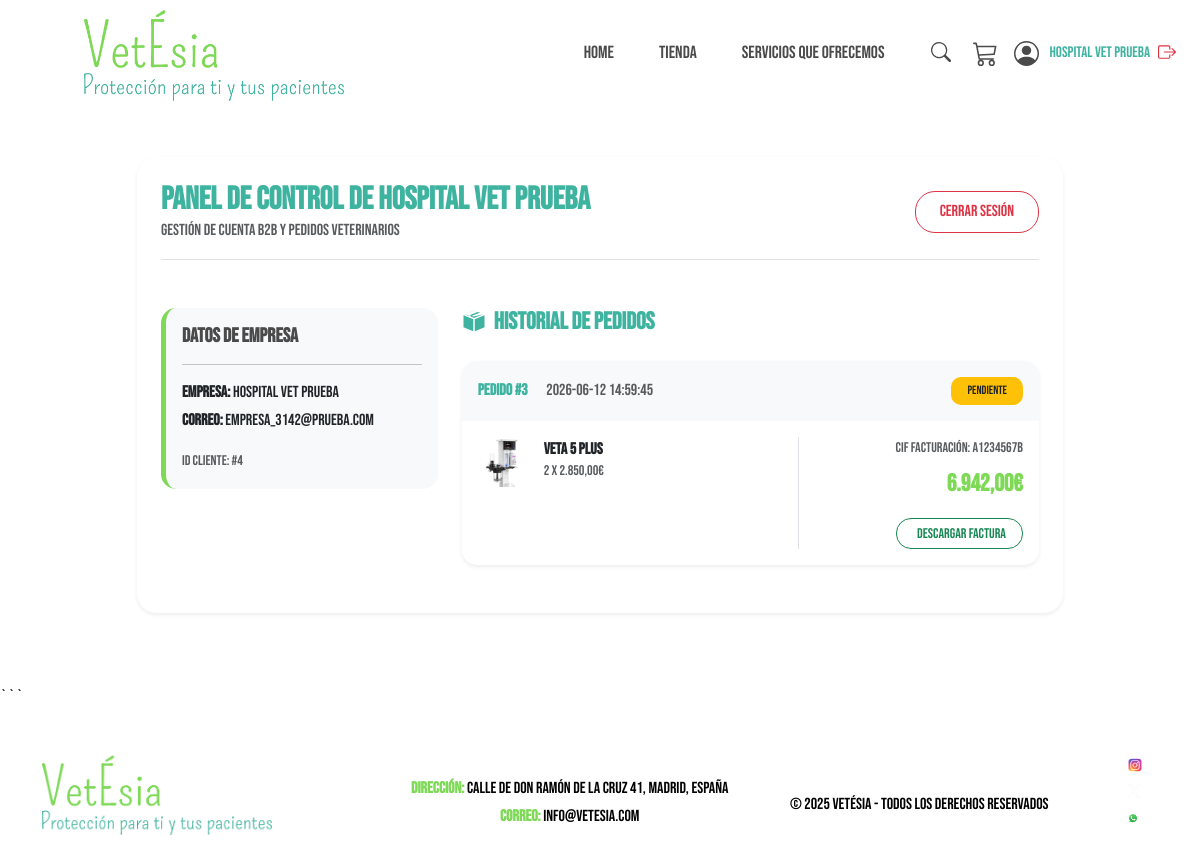
/cuenta.html (signed in), run on the app's committed database.
### tables this page shows
CREATE TABLE pedidos (
            id INTEGER PRIMARY KEY AUTOINCREMENT,
            usuario_id INTEGER,
            empresa TEXT NOT NULL,
            email TEXT NOT NULL,
            cif TEXT NOT NULL,
            contacto TEXT NOT NULL,
            telefono TEXT NOT NULL,
            zona TEXT NOT NULL,
            municipio TEXT NOT NULL,
            direccion TEXT NOT NULL,
            codigo_postal TEXT NOT NULL,
            titular_cuenta TEXT NOT NULL,
            iban TEXT NOT NULL,
            banco TEXT NOT NULL,
            subtotal REAL NOT NULL,
            iva REAL NOT NULL,
            total REAL NOT NULL,
            estado TEXT DEFAULT 'pendiente',
            fecha TIMESTAMP DEFAULT CURRENT_TIMESTAMP,
            FOREIGN KEY (usuario_id) REFERENCES usuarios (id)
        );

CREATE TABLE detalles_pedido (
            id INTEGER PRIMARY KEY AUTOINCREMENT,
            pedido_id INTEGER NOT NULL,
            producto_id INTEGER NOT NULL,
            cantidad INTEGER NOT NULL,
            precio_unitario REAL NOT NULL,
            FOREIGN KEY (pedido_id) REFERENCES pedidos (id) ON DELETE CASCADE,
            FOREIGN KEY (producto_id) REFERENCES productos (id)
        );

CREATE TABLE productos (
            id INTEGER PRIMARY KEY AUTOINCREMENT,
            slug TEXT NOT NULL UNIQUE,
            nombre TEXT NOT NULL,
            categoria TEXT NOT NULL,
            precio REAL NOT NULL,
            descripcion TEXT NOT NULL,
            especificaciones_json TEXT,
            imagen_url TEXT NOT NULL,
            stock INTEGER DEFAULT 20,
            stock_minimo INTEGER DEFAULT 5,
            activo INTEGER DEFAULT 1
        );

### app.py (the view, shortened to what this page needs)
@app.route('/cuenta.html', methods=['GET', 'POST'])
def cuenta():
    if 'user_id' in session:
        conn = get_db_connection()
        pedidos_db = conn.execute(
            'SELECT * FROM pedidos WHERE usuario_id = ? ORDER BY fecha DESC',
            (session['user_id'],)
        ).fetchall()
        pedidos = []
        for p in pedidos_db:
            items = conn.execute('''
                SELECT dp.*, prod.nombre, prod.imagen_url
                FROM detalles_pedido dp
                JOIN productos prod ON dp.producto_id = prod.id
                WHERE dp.pedido_id = ?
            ''', (p['id'],)).fetchall()
            pedidos.append({
                'id': p['id'],
                'cif': p['cif'],
                'fecha': p['fecha'],
                'total': p['total'],
                'estado': p['estado'],
                'articulos': items
            })
        conn.close()
        return render_template('cuenta.html', pedidos=pedidos)
    return render_template('cuenta.html')

### app.py (called while the page is built)
def get_db_connection():
    db_path = os.path.join(os.path.dirname(__file__), 'database.db')
    conn = sqlite3.connect(db_path)
    conn.row_factory = sqlite3.Row
    return conn

@app.context_processor
def inject_global_data():
    cart = session.get('cart', {})
    cart_count = sum(cart.values())
    logged_in = 'user_id' in session
    user_name = session.get('user_name', '')
    def get_image_url(url):
        if not url:
            return '/static/fotos/logo.webp'
        if '://' in url or url.startswith('/') or url.startswith('data:'):
            return url
        return f'/static/fotos/{url}'
    return dict(cart_count=cart_count, logged_in=logged_in, user_name=user_name, get_image_url=get_image_url)

### templates/cuenta.html (shortened to what this page needs)
<!DOCTYPE html>
<html lang="es">
<head>
    <link href="https://cdn.jsdelivr.net/npm/bootstrap@5.3.3/dist/css/bootstrap.min.css" rel="stylesheet">
    <link rel="stylesheet" href="/static/css/vetesia.css">
</head>
<body>
    <div class="container-1 d-flex justify-content-between align-items-center px-4">
        <a href="/"><img src="/static/fotos/logo.webp" alt="Logo Editor de Ropa" class="logo-1"></a>
        <div class="d-flex align-items-center">
            <ul class="nav mb-0 me-4">
                <li class="nav-item">
                    <a href="/" class="nav-link">Home</a>
                </li>
                <li class="nav-item">
                    <a href="/tienda.html" class="nav-link">Tienda</a>
                </li>
                <li class="nav-item">
                    <a href="/servicios.html" class="nav-link">Servicios que ofrecemos</a>
                </li>
            </ul>
            <div class="header-icons d-flex align-items-center">
                <div class="search-box">
                    <button class="search-btn" onclick="event.preventDefault(); this.previousElementSibling.focus();">
                    </button>
                </div>
                <a href="/carrito.html" class="icon-link ms-3 position-relative" title="Carrito de Compras">
                </a>
                <a href="/cuenta.html" class="icon-link ms-3 d-flex align-items-center text-decoration-none" title="{% if logged_in %}Sesión iniciada como {{ user_name }}{% else %}Mi Cuenta{% endif %}" style="color: inherit;">
                    {% if logged_in %}
                    <span class="ms-1 d-none d-lg-inline" style="font-size: 0.95rem; color: #3eb3a0; font-weight: 500; max-width: 120px; overflow: hidden; text-overflow: ellipsis; white-space: nowrap;">
                        {{ user_name }}
                    </span>
                    <a href="/logout" class="ms-2 text-danger" title="Cerrar Sesión">
                    </a>
                    {% endif %}
                </a>
            </div>
        </div>
    </div>
    <div class="container" style="min-height: 60vh; margin-top: 50px; margin-bottom: 50px;">
        {% if logged_in %}
        <div class="row justify-content-center">
            <div class="col-md-10">
                <div class="card shadow-sm border-0 p-4" style="border-radius: 20px;">
                    <div class="d-flex justify-content-between align-items-center border-bottom pb-3 mb-4">
                        <div>
                            <h2 style="color: #3eb3a0; font-weight: 700;" class="mb-0">Panel de Control de {{ user_name }}</h2>
                            <p class="text-muted mb-0">Gestión de cuenta B2B y pedidos veterinarios</p>
                        </div>
                        <a href="/logout" class="btn btn-outline-danger px-4 py-2" style="border-radius: 20px;">Cerrar Sesión</a>
                    </div>
                    {% if session.get('user_email') == 'admin@vetesia.com' %}
                    <div class="row mt-4 justify-content-center py-4">
                        <div class="col-md-8 text-center">
                            <div class="p-5 bg-light shadow-sm" style="border-radius: 20px; border-top: 5px solid #3eb3a0;">
                                <i class="bi bi-shield-lock-fill text-success" style="font-size: 5rem;"></i>
                                <h3 class="fw-bold mt-3" style="color: #4a4a4a;">Acceso de Administrador Autorizado</h3>
                                <p class="text-muted fs-5">Tienes permisos totales para gestionar clientes, monitorizar pedidos y exportar reportes oficiales.</p>
                                <hr class="my-4">
                                <a href="/admin.html" class="btn btn-success px-5 py-3 fs-5" style="border-radius: 30px; font-weight: 600;">
                                    <i class="bi bi-speedometer2 me-2"></i>Ir al Panel de Administración
                                </a>
                            </div>
                        </div>
                    </div>
                    {% else %}
                    <div class="row mt-4">
                        <div class="col-lg-4 mb-4">
                            <div class="p-3 bg-light" style="border-radius: 15px; border-left: 5px solid #7ed957;">
                                <h5 class="fw-bold" style="color: #4a4a4a;">Datos de Empresa</h5>
                                <hr>
                                <p class="mb-1"><strong>Empresa:</strong> {{ user_name }}</p>
                                <p class="mb-3"><strong>Correo:</strong> {{ session.get('user_email', '') }}</p>
                                <small class="text-muted">ID Cliente: #{{ session.get('user_id', '') }}</small>
                            </div>
                        </div>
                        <div class="col-lg-8">
                            <h4 class="fw-bold mb-4" style="color: #3eb3a0;">Historial de Pedidos</h4>
                            {% if not pedidos %}
                            <div class="text-center py-4 bg-light" style="border-radius: 15px;">
                                <p class="text-muted mb-0">Aún no has tramitado ningún pedido con nosotros.</p>
                                <a href="/tienda.html" class="btn btn-custom btn-sm mt-3 px-4">Ir a la Tienda</a>
                            </div>
                            {% else %}
                                {% for pedido in pedidos %}
                                <div class="card mb-4 border-0 shadow-sm" style="border-radius: 15px; overflow: hidden;">
                                    <div class="card-header bg-light d-flex justify-content-between align-items-center py-3 border-0">
                                        <div>
                                            <span class="fw-bold" style="color: #3eb3a0;">Pedido #{{ pedido.id }}</span>
                                            <span class="text-muted ms-3">{{ pedido.fecha }}</span>
                                        </div>
                                        <span class="badge bg-warning text-dark py-2 px-3" style="border-radius: 10px; font-weight: 500;">
                                            {{ pedido.estado | upper }}
                                        </span>
                                    </div>
                                    <div class="card-body">
                                        <div class="row">
                                            <div class="col-md-7">
                                                {% for item in pedido.articulos %}
                                                <div class="d-flex align-items-center mb-3">
                                                    <img src="/static/fotos/{{ item.imagen_url }}" alt="{{ item.nombre }}" class="me-3" style="width: 50px; height: 50px; object-fit: contain;">
                                                    <div>
                                                        <h6 class="mb-0 fw-bold">{{ item.nombre }}</h6>
                                                        <small class="text-muted">{{ item.cantidad }} x {{ "{:,.2f}".format(item.precio_unitario).replace(",", "X").replace(".", ",").replace("X", ".") }}€</small>
                                                    </div>
                                                </div>
                                                {% endfor %}
                                            </div>
                                            <div class="col-md-5 text-end border-start">
                                                <small class="text-muted d-block">CIF Facturación: {{ pedido.cif }}</small>
                                                <span class="fs-4 fw-bold mt-2 d-block" style="color: #7ed957;">{{ "{:,.2f}".format(pedido.total).replace(",", "X").replace(".", ",").replace("X", ".") }}€</span>
                                                <a href="/factura/{{ pedido.id }}.pdf" class="btn btn-outline-success btn-sm mt-3 px-3 py-1 d-inline-flex align-items-center gap-1" style="border-radius: 15px;">
                                                     Descargar Factura
                                                </a>
                                            </div>
                                        </div>
                                    </div>
                                </div>
                                {% endfor %}
                            {% endif %}
                        </div>
                    </div>
                    {% endif %}
                </div>
            </div>
        </div>
        {% endif %}
    </div>
```
    <footer class="gradient-footer text-white text-center ">
        <div class="container">
            <img src="/static/fotos/logo.webp" alt="Logo Editor de Ropa" class="logo mb-2">
            <div class="contact-info mt-3" style="color: black;">
                <p class="mb-1" style="color: black;"><strong>Dirección:</strong> Calle de Don Ramón de la Cruz 41, Madrid, España</p>
                <p class="mb-1" style="color: black;"><strong>Correo:</strong> <a href="mailto:info@vetésia.com" style="color: black; text-decoration: none;">info@vetesia.com</a></p>
            </div>
            <p class="mt-3 mb-0" style="color: black;">&copy; 2025 VetÉsia - Todos los derechos reservados</p>
            <div class="social-icons">
                <a href="https://www.instagram.com/nazth09?igsh=MWoxYXZ6N2pyczA1Ng%3D%3D&utm_source=qr" target="_blank" class="mx-2">
                    <img src="/static/fotos/Instagram.png" alt="Instagram" class="social-logo">
                </a>
                <a href="https://x.com/nathansmf?s=11&t=5QyMTIlgbGhRkPTGuh2HUg" target="_blank" class="mx-2">
                    <img src="/static/fotos/pixelcut-export.png" alt="Twitter" class="social-logo">
                </a>
                <a href="https://wa.me/691019799" target="_blank" class="whatsapp">
                    <img src="/static/fotos/Whatsapp.png" alt="WhatsApp" class="social-logo">
                </a>
            </div>
        </div>
    </footer>
</body>
</html>

### static/css/vetesia.css (style rules this page uses)
body { font-family: "Bebas Neue", serif; font-weight: 20px; text-transform: none; height: 100%; margin: 0; min-height: 100vh; }
.container-1 img { align-items: flex-start; width: 600px; }
h2 { color: #7ed957; }
.logo { max-width: 230px; height: auto; }
.logo-1 { max-width: 320px; height: auto; padding-left: 60px; padding-top: 5px; padding-bottom: 6px; }
.search-box { display: flex; align-items: center; }
.search-btn { background: none !important; border: none !important; outline: none; cursor: pointer; z-index: 2; }
.nav-icon { width: 25px !important; height: auto !important; }
.nav-icon-search { width: 20px !important; height: auto !important; }
.nav { display: flex; justify-content: flex-end; align-items: center; gap: 15px; margin-left: auto; }
.nav .nav-link { color: #4a4a4a; font-size: 1.1rem; padding: 10px 15px; border-radius: 8px; transition: all 0.3s ease; text-decoration: none; }
.cart-icon-svg, .nav-svg-icon { color: #4a4a4a; transition: color 0.3s ease; }
footer { flex: 1; font-family: "Bebas Neue", serif; font-weight: 20px; font-style: normal; color: rgb(0, 0, 0); font-size: 16px; padding: 40px 0; display: flex; justify-content: space-between; align-items: center; text-align: left; width: 100%; margin-top: auto; }
.contact-info strong { color: #7ed957; font-size: 16px; }
footer .container { display: flex; justify-content: space-between; width: 100%; align-items: center; }
.social-icons { display: flex; flex-direction: column; align-items: flex-end; margin-bottom: 10px; }
.social-logo { max-height: 20px; margin-bottom: 5px; }
.whatsapp { margin-top: 2px; margin-right: 15px; width: 20px; height: 20px; }

### data on the page
pedidos: empresa "Hospital Vet Prueba", get "empresa_3142@prueba.com", id "3", fecha "2026-06-12 14:59:45", estado "PENDIENTE", cif "A1234567B", total "6.942,00"
detalles_pedido: imagen_url (picture), nombre "Veta 5 Plus", cantidad "2", precio_unitario "2.850,00"

### other printed values
{{ session.get('user_id', '') }} "4"
